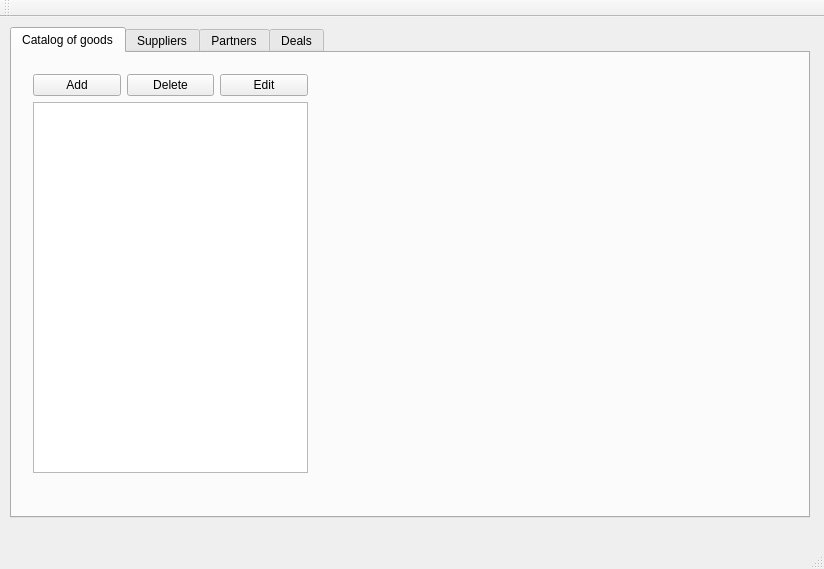
<?xml version="1.0" encoding="UTF-8"?>
<ui version="4.0">
 <class>MainWindow</class>
 <widget class="QMainWindow" name="MainWindow">
  <property name="geometry">
   <rect>
    <x>0</x>
    <y>0</y>
    <width>824</width>
    <height>569</height>
   </rect>
  </property>
  <property name="windowTitle">
   <string>MainWindow</string>
  </property>
  <widget class="QWidget" name="centralWidget">
   <widget class="QTabWidget" name="tabWidget">
    <property name="geometry">
     <rect>
      <x>10</x>
      <y>10</y>
      <width>800</width>
      <height>491</height>
     </rect>
    </property>
    <property name="currentIndex">
     <number>0</number>
    </property>
    <property name="iconSize">
     <size>
      <width>40</width>
      <height>40</height>
     </size>
    </property>
    <widget class="QWidget" name="tab_1">
     <attribute name="icon">
      <iconset resource="mainresources.qrc">
       <normaloff>:/icons/AccOfGoods/icon1.ico</normaloff>:/icons/AccOfGoods/icon1.ico</iconset>
     </attribute>
     <attribute name="title">
      <string>Catalog of goods</string>
     </attribute>
     <attribute name="toolTip">
      <string>Shows main goods</string>
     </attribute>
     <widget class="QWidget" name="verticalLayoutWidget">
      <property name="geometry">
       <rect>
        <x>10</x>
        <y>10</y>
        <width>297</width>
        <height>421</height>
       </rect>
      </property>
      <layout class="QVBoxLayout" name="verticalLayout">
       <item>
        <layout class="QHBoxLayout" name="horizontalLayout">
         <item>
          <widget class="QPushButton" name="buttonAdd">
           <property name="styleSheet">
            <string notr="true"/>
           </property>
           <property name="text">
            <string>Add</string>
           </property>
          </widget>
         </item>
         <item>
          <widget class="QPushButton" name="buttonDelete">
           <property name="styleSheet">
            <string notr="true"/>
           </property>
           <property name="text">
            <string>Delete</string>
           </property>
          </widget>
         </item>
         <item>
          <widget class="QPushButton" name="buttonEdit">
           <property name="styleSheet">
            <string notr="true"/>
           </property>
           <property name="text">
            <string>Edit</string>
           </property>
          </widget>
         </item>
        </layout>
       </item>
       <item>
        <widget class="QTreeWidget" name="treeWidget">
         <property name="headerHidden">
          <bool>true</bool>
         </property>
         <column>
          <property name="text">
           <string>1</string>
          </property>
         </column>
        </widget>
       </item>
      </layout>
     </widget>
    </widget>
    <widget class="QWidget" name="tab_2">
     <attribute name="icon">
      <iconset resource="mainresources.qrc">
       <normaloff>:/icons/AccOfGoods/icon2.ico</normaloff>:/icons/AccOfGoods/icon2.ico</iconset>
     </attribute>
     <attribute name="title">
      <string>Suppliers</string>
     </attribute>
     <attribute name="toolTip">
      <string>Shows information about suppliers</string>
     </attribute>
    </widget>
    <widget class="QWidget" name="tab_3">
     <attribute name="icon">
      <iconset resource="mainresources.qrc">
       <normaloff>:/icons/AccOfGoods/icon3.ico</normaloff>:/icons/AccOfGoods/icon3.ico</iconset>
     </attribute>
     <attribute name="title">
      <string>Partners</string>
     </attribute>
     <attribute name="toolTip">
      <string>Shows information about partners</string>
     </attribute>
    </widget>
    <widget class="QWidget" name="tab_4">
     <attribute name="icon">
      <iconset resource="mainresources.qrc">
       <normaloff>:/icons/AccOfGoods/icon4.ico</normaloff>:/icons/AccOfGoods/icon4.ico</iconset>
     </attribute>
     <attribute name="title">
      <string>Deals</string>
     </attribute>
     <attribute name="toolTip">
      <string>Shows my deals</string>
     </attribute>
    </widget>
   </widget>
  </widget>
  <widget class="QMenuBar" name="menuBar">
   <property name="geometry">
    <rect>
     <x>0</x>
     <y>0</y>
     <width>824</width>
     <height>26</height>
    </rect>
   </property>
  </widget>
  <widget class="QToolBar" name="mainToolBar">
   <attribute name="toolBarArea">
    <enum>TopToolBarArea</enum>
   </attribute>
   <attribute name="toolBarBreak">
    <bool>false</bool>
   </attribute>
  </widget>
  <widget class="QStatusBar" name="statusBar"/>
 </widget>
 <layoutdefault spacing="6" margin="11"/>
 <resources>
  <include location="mainresources.qrc"/>
 </resources>
 <connections/>
</ui>
